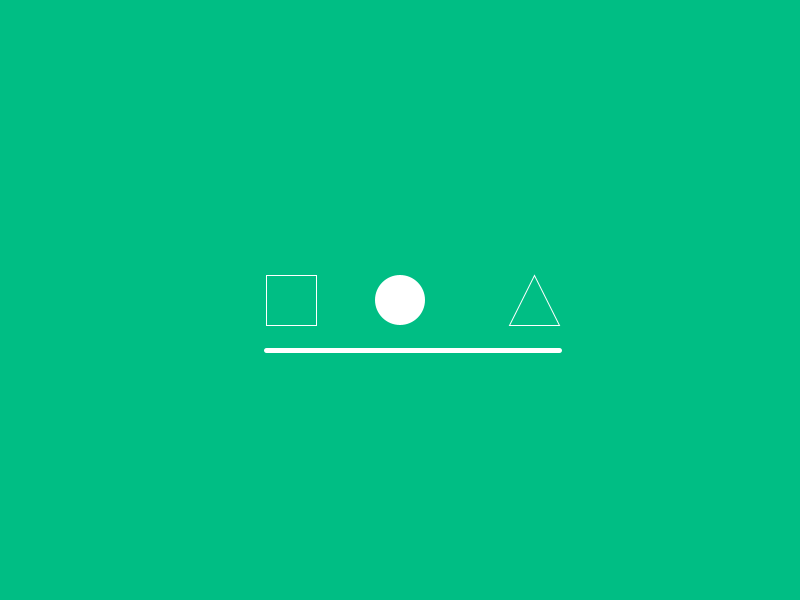
Frame 1 (no input)
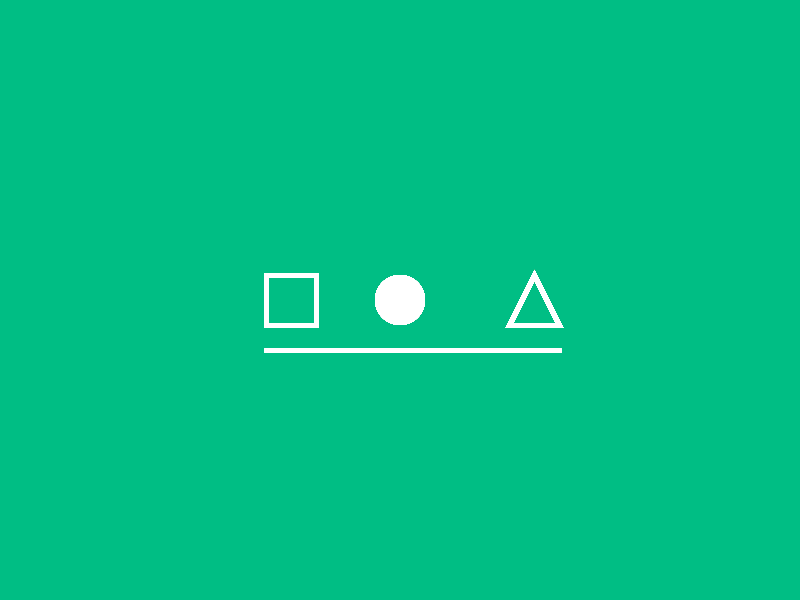
Frame 60 (the mouse pressed at the canvas centre just before this capture)
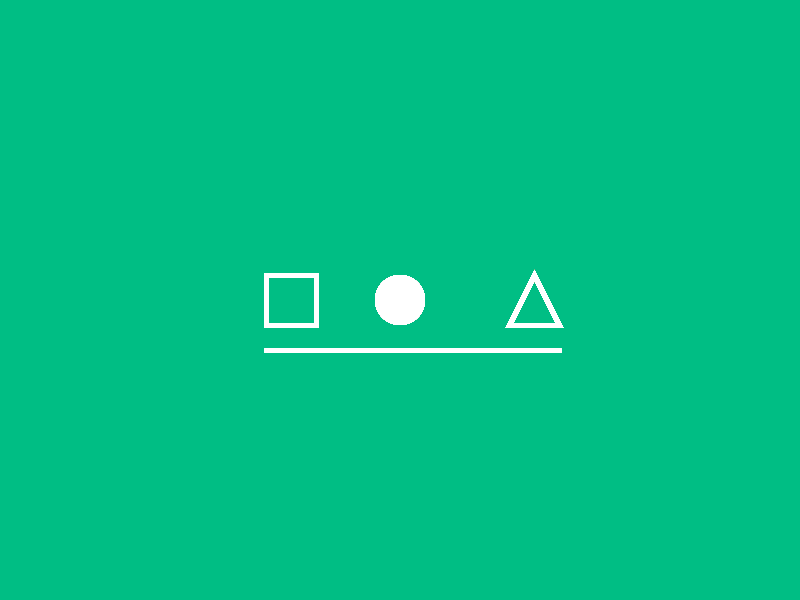
Frame 120 (the mouse held since frame 60 and released just before this capture)

The Processing sketch that drew these frames (run headless with seeded random() and noise(); from frame 60 on, the mouse is pressed at the canvas centre):

// Processing sketch: sketch__intro
// ── sketch__intro.pde
/**
** Ejemplo 1 : Manejo basico de processing.
** Temas: Sistema de coordenadas. Funciones de Processing y Funciones custom.
** by #90ED Media Art Studio. 
*/

void setup(){
  size(800,600);
  background(0,190,132);
   smooth();
  
}

void draw(){
  //Definimos el color
  fill(255);
  //Seteamos que no tenga borde
  noStroke();
  //Dibujamos una ellipse
  ellipse(width/2,height/2,50,50);
  //Definimos un borde blanco
  stroke(255);
  // Quitamos el relleno
  noFill();
  //Dibujamos un cuadrado
  rect(width/3,height/2 - 25,50,50);
  //Dibujamos un triangulo
  int x1 = width - width/3;
  int y1 = height/2 - 25;
  int x2 = x1 + 25;
  int y2 = y1 + 50;
  int x3 = x1 - 25;
  int y3 = y2;
  //Funcion de processing para dibujar triangulos
  triangle(x1,y1,x2,y2,x3,y3);
  //Llamamos una funcion propia
  strokeWeight(5);
  drawLine(width/3, height/2 + 50 , x2, height/2 + 50);
  
}


// funcion custom
void drawLine(float x1,float y1, float x2, float y2){
  //Funcion propia de processing para manejo de lineas
  line(x1,y1,x2,y2);
  //println() permite imprimir valores de la misma forma que lo hace el trace() de Flash.
  println("Nuestra linea mide: " + (x2 - x1) + "de ancho.");
  
}
